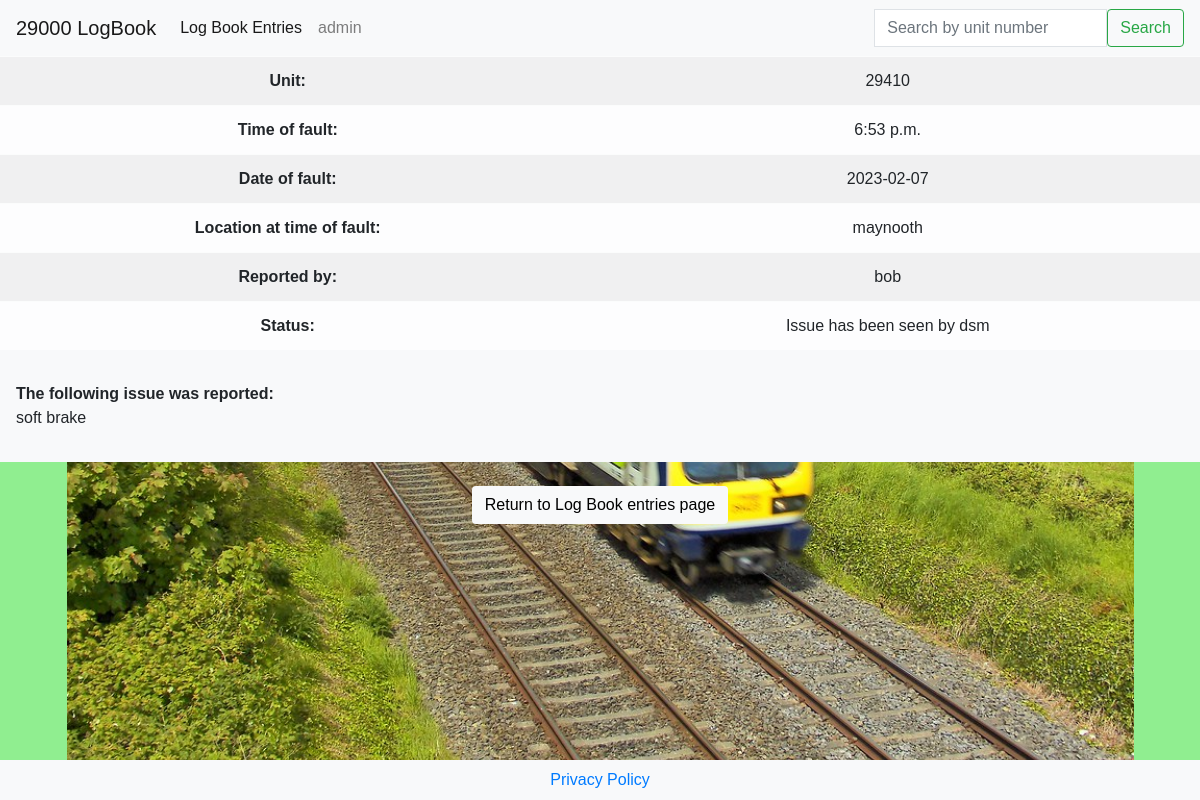
/report_detail.html/24/, run on an earlier commit of the app's database.
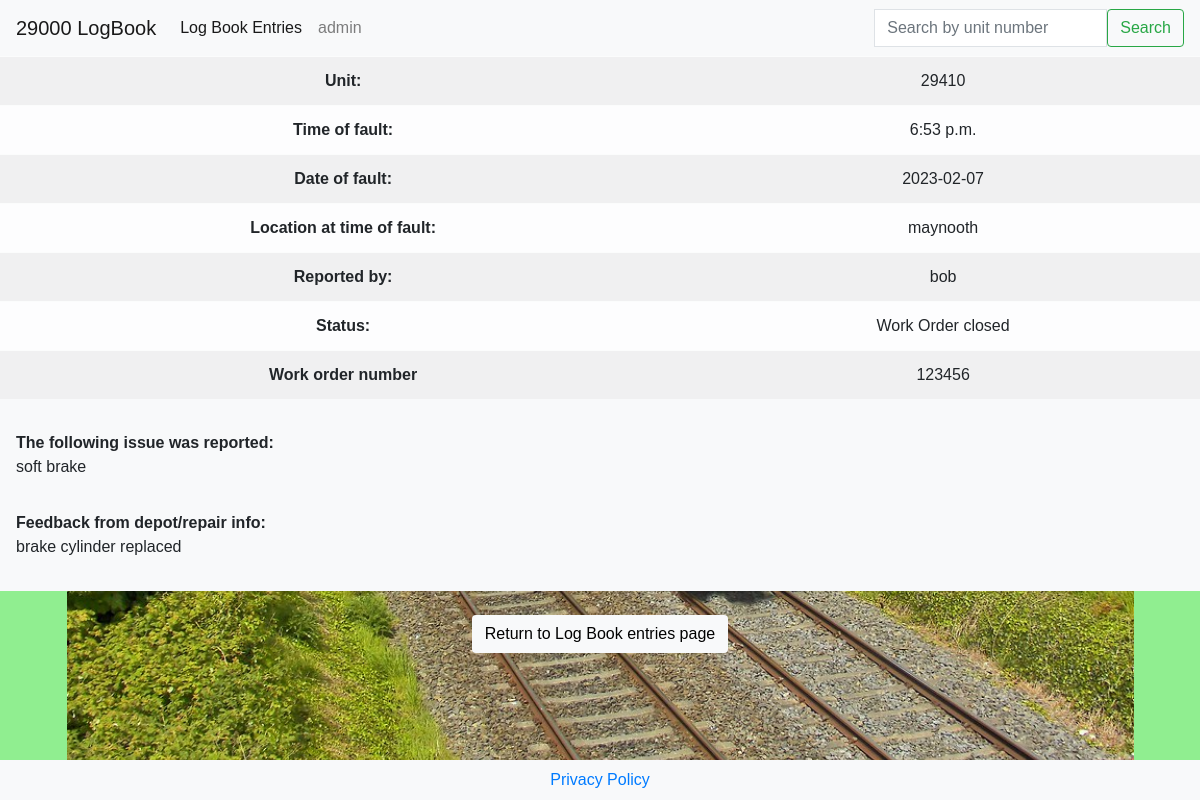
And on a later commit of the database.
### report/models.py (models this page shows, shortened)
class Logbook_report(models.Model):
    Grade = models.CharField(max_length=25, default='Driver')
    driver_name = models.CharField(max_length=50)
    driver_email = models.EmailField(blank=True)  # blank =  make optional
    unit = models.IntegerField(default=29)
    location_at_time_of_fault = models.TextField(max_length=60)
    time_of_fault = models.TimeField(null=True, blank=True)
    date_of_fault = models.TextField()
    details_of_defect = models.TextField()
    report_read = models.BooleanField(default=False)
    work_order_created = models.BooleanField(default=False)
    driver_responded_to = models.BooleanField(default=False)
    work_order_closed = models.BooleanField(default=False)
    work_order_number = models.IntegerField(null=True)
    Depot_feedback = models.TextField(max_length=300, default='Copy SAP longtext here')
    class Meta:
        ordering = ['date_of_fault']

### report/views.py (the view)
# urls.py: path('report_detail.html/<logbook_report_id>/', views.report_detail, name='report_detail'),
def report_detail(request, logbook_report_id):
    report = get_object_or_404(Logbook_report, pk=logbook_report_id)
    context = {
        'report': report,
    }
    return render(request, 'report_detail.html', context)

### report/templates/report_detail.html
{% extends "base.html" %}
{% load static %}
{% load crispy_forms_tags%}
{% block content %}
<div class="no-margin bg-light">
    <table class="text-align table table-striped table-light">
        <tbody>
            <tr>
                <th scope="row">Unit:</th>
                <td>{{ report.unit }}</td>
            </tr>
            <tr>
                <th scope="row">Time of fault:</th>
                <td>{{ report.time_of_fault }}</td>
            </tr>
            <tr>
                <th scope="row">Date of fault:</th>
                <td>{{ report.date_of_fault }}</td>
            </tr>
            <tr>
                <th scope="row">Location at time of fault:</th>
                <td>{{ report.location_at_time_of_fault }}</td>
            </tr>
            <tr>
                <th scope="row">Reported by:</th>
                <td>{{ report.driver_name }}</td>
            </tr>
            <tr>
                <th scope="row">Status:</th>
                <td>
                    {% if report.report_read and report.work_order_closed and report.work_order_created %}
                    Work Order closed
                    {% elif report.work_order_created %}
                    Work Order created
                    {% else %}
                    Issue has been seen by dsm
                    {% endif %}
                </td>
            </tr>
            {% if report.report_read and report.work_order_closed and report.work_order_created %}
            <tr>
                <th scope="row">Work order number</th>
                <td>{{ report.work_order_number }}</td>
            </tr>
            {% endif %}
        </tbody>
    </table>
</div>
<div class="bg-light p-2">
    <p class="p-2">
        <strong>The following issue was reported:</strong>
        <br>
        {{ report.details_of_defect }}
    </p>
    {% if report.report_read and report.work_order_closed and report.work_order_created %}
    <p class="p-2">
       <strong>Feedback from depot/repair info:</strong>
       <br>{{ report.Depot_feedback }}
    </p>
    {% endif %}
</div>
<div class="back-btn text-align">
    <a class="btn btn-signup bg-light" href="{% url 'reports_list' %}">Return to Log Book entries page</a>
</div>
{% endblock %}

What changed in the data, as far as the page shows it:
changed Logbook_report "maynooth": work_order_closed False → True (drawn); work_order_number (not shown) → "123456"; Depot_feedback (not shown) → "brake cylinder replaced"
Also different on the page:
text no longer shown: "Issue has been seen by dsm"
text now shown: "Work Order closed Work order number Feedback from depot/repair info:"
